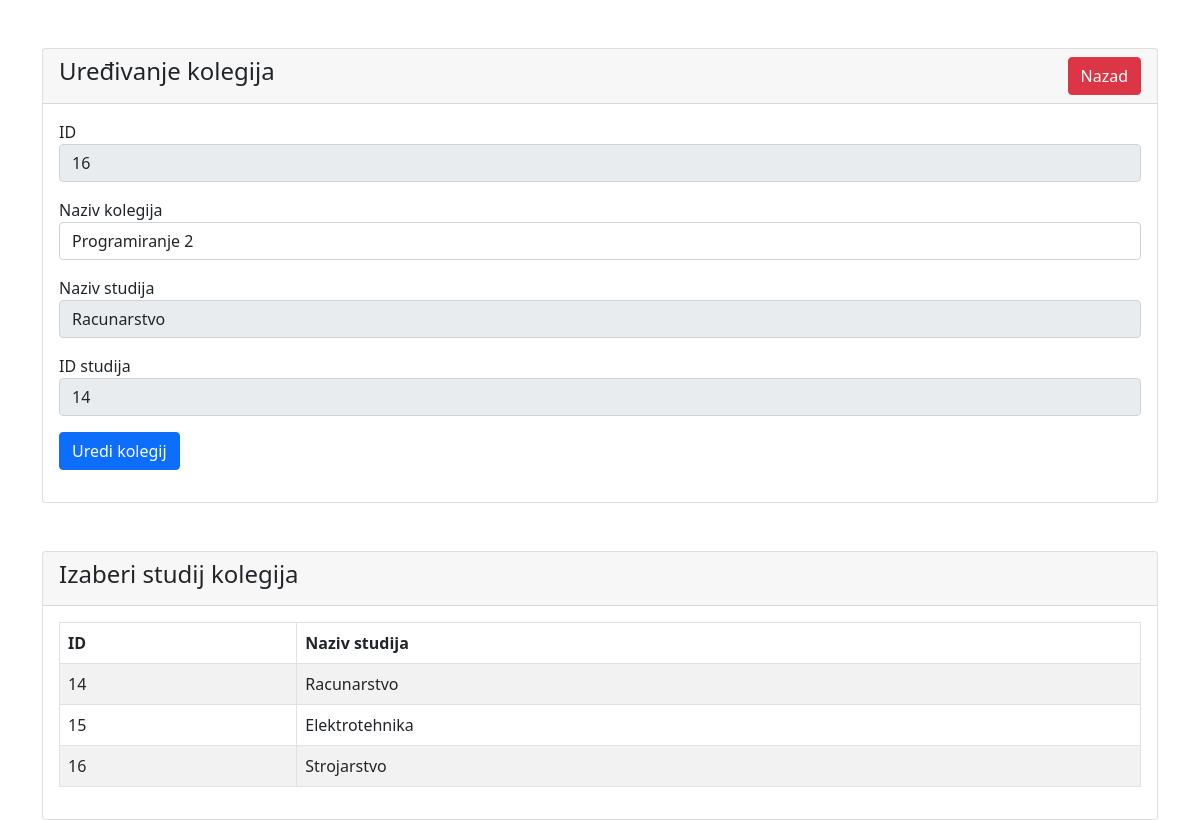
/forAdmin/kolegijEdit.php?id=16 (signed in), run on the app's committed database.
### tables this page shows
CREATE TABLE `kolegij` (
  `id` int(11) NOT NULL,
  `naziv` varchar(100) NOT NULL,
  `studij_id` int(11) NOT NULL
);

CREATE TABLE `studij` (
  `id` int(11) NOT NULL,
  `naziv` varchar(150) NOT NULL
);

### forAdmin/kolegijEdit.php (the view, shortened to what this page needs)
<?php
  include "../php/db_conn.php";
  if (isset($_SESSION['name']) && isset($_SESSION['id'])) {   ?>
<!DOCTYPE html>
<html lang="en">
<head>
  <link href="https://cdn.jsdelivr.net/npm/bootstrap@5.0.2/dist/css/bootstrap.min.css" rel="stylesheet">
</head>
<body>
<div class="container mt-5">
	<div class="row">
		<div class="col-md-12">
			<div class="card">
				<div class="card-header">
					<h4>Uređivanje kolegija
						<a href="./kolegijTable.php" class="btn btn-danger float-end">Nazad</a>
					</h4>
				</div>
				<div class="card-body">
        <?php
          if(isset($_GET['id'])){
            $kolegij_id = mysqli_real_escape_string($conn, $_GET['id']);
            $query = " select k.id, k.naziv, k.studij_id, s.naziv as 'nazivStudija'
            FROM kolegij k
            JOIN studij s ON k.studij_id = s.id
            WHERE k.id = '$kolegij_id'";
            $query_run = mysqli_query($conn, $query);
            if(mysqli_num_rows($query_run) > 0){
              $kolegij = mysqli_fetch_array($query_run);
          ?>
					<form action="kolegijCode.php" method="POST">
            <div class="mb-3">
							<label>ID</label>
							<input type="text" name="id" value="<?=$kolegij['id'];?>" class="form-control" readonly>
						</div>
						<div class="mb-3">
							<label>Naziv kolegija</label>
							<input type="text" name="naziv" value="<?=$kolegij['naziv'];?>" class="form-control">
						</div>
						<div class="mb-3">
							<label>Naziv studija</label>
							<input type="text" name="naziv_studij" value="<?=$kolegij['nazivStudija'];?>" class="form-control" id="studijTextNaziv" readonly>
						</div>
						<div class="mb-3">
							<label>ID studija</label>
							<input type="text" name="studij_id" value="<?=$kolegij['studij_id'];?>" class="form-control" id="studijTextId" readonly>
						</div>
						<div class="mb-3">
							<button type="submit" name="update_kolegij" class="btn btn-primary">Uredi kolegij</button>
						</div>
					</form>
          <?php
              }
              else{
                  echo "<h4>Kolegij sa datim ID-om nije pronađen</h4>";
              }
            }
            ?>
				</div>
			</div>
		</div>
	</div>
</div>
<div class="container mt-5">
    <div class="row">
      <div class="col-md-12">
        <div class="card">
          <div class="card-header">
            <h4>
              Izaberi studij kolegija
            </h4>
          </div>
          <div class="card-body">
					<table class="table table-bordered table-striped" id="tablicaStudiji">
            <thead>
              <tr>
                <th>ID</th>
                <th>Naziv studija</th>
              </tr>
            </thead>
            <tbody>
            <?php
              $query = "select id as 'studij_id', naziv as 'studij_naziv' from studij";
              $query_run = mysqli_query($conn, $query);
              if(mysqli_num_rows($query_run) > 0){
                foreach($query_run as $studij){
                ?>
                  <tr>
                    <td><?= $studij['studij_id']; ?></td>
                    <td><?= $studij['studij_naziv']; ?></td>
                  </tr>
                <?php
                }
              }
              else{
                echo "<h5>Nema korisnika u bazi!</h5>";
              }
            ?>
            </tbody>
           </table>
          </div>
      </div>
    </div>
  </div>
</div>
</body>
</html>
<?php }else{
	header("Location: ../index.php");
} ?>

### data on the page
kolegij: id "16", naziv "Programiranje 2", naziv_studij "Racunarstvo", studij_id "14"
studij: id "14", naziv "Racunarstvo"
studij: id "15", naziv "Elektrotehnika"
studij: id "16", naziv "Strojarstvo"
